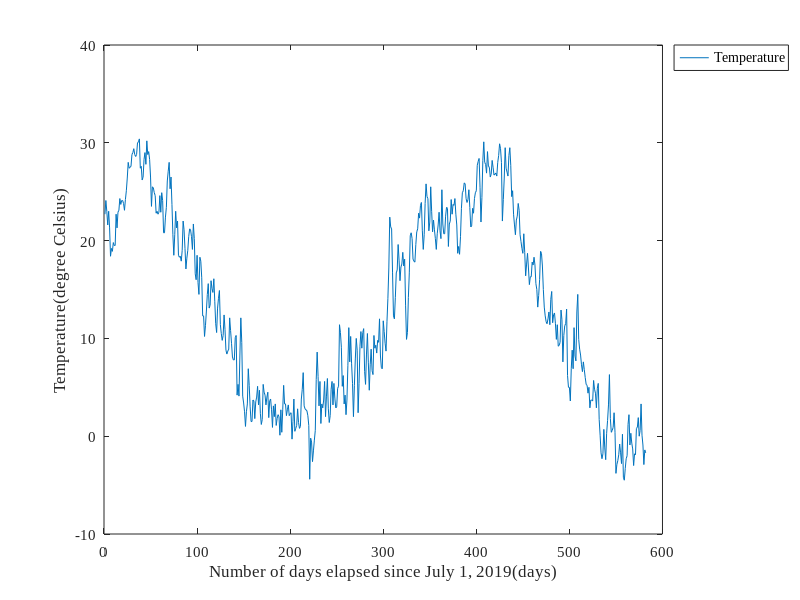

The MATLAB script that drew this image:
clear all

data = load("data_cont.txt"); #データ読み込み

temp = data(:,4); #気温
days = size(temp)
tt = [1:(days)];


#プロット作成
plot(tt, temp)

#凡例作成
h=legend({"Temperature"},"Location","bestoutside") #凡例位置はプロットにかぶらない最適な位置で、グラフの外側を指定
set(h,"FontName","Times New Roman","FontSize",11)
set(gca,"FontName","Times New Roman","FontSize",11)
xlabel("Number of days elapsed since July 1, 2019(days)")
ylabel("Temperature(degree Celsius)")

#プロットをpngファイルに出力
print("Yamagata2019-21_cont","-dpng")
